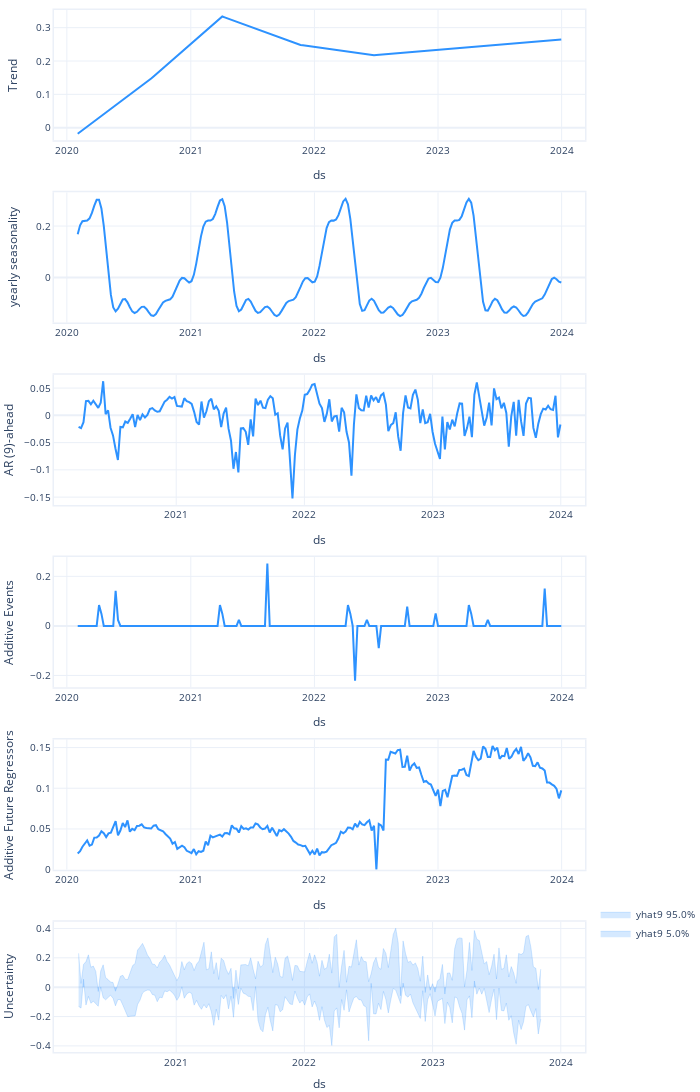

Notebook cell for this chart:
### Code cell
n2_.plot_components(forecast)

### Figure 1 — Plotly figure (JSON) as saved in the notebook; plotly's stock layout.template omitted (floating-point values rounded to 4 significant figures; data arrays with more than 128 entries replaced by an {"elided": "..."} marker saying what was removed)
{"data": [{"line": {"color": "#2d92ff", "width": 2}, "mode": "lines", "name": "Trend", "showlegend": false, "type": "scatter", "x": {"elided": "205 str values"}, "xaxis": "x", "y": {"elided": "205 float values"}, "yaxis": "y"}, {"line": {"color": "#2d92ff", "width": 2}, "mode": "lines", "name": "yearly seasonality", "showlegend": false, "type": "scatter", "x": {"elided": "205 str values"}, "xaxis": "x2", "y": {"elided": "205 float values"}, "yaxis": "y2"}, {"line": {"color": "#2d92ff", "width": 2}, "mode": "lines", "name": "AR (9)-ahead", "showlegend": false, "type": "scatter", "x": {"elided": "197 str values"}, "xaxis": "x3", "y": {"elided": "197 float values"}, "yaxis": "y3"}, {"line": {"color": "#2d92ff", "width": 2}, "mode": "lines", "name": "Additive Events", "showlegend": false, "type": "scatter", "x": {"elided": "205 str values"}, "xaxis": "x4", "y": {"elided": "205 float values"}, "yaxis": "y4"}, {"line": {"color": "#2d92ff", "width": 2}, "mode": "lines", "name": "Additive Future Regressors", "showlegend": false, "type": "scatter", "x": {"elided": "205 str values"}, "xaxis": "x5", "y": {"elided": "205 float values"}, "yaxis": "y5"}, {"fill": "tozeroy", "fillcolor": "rgba(45, 146, 255, 0.2)", "line": {"color": "rgba(45, 146, 255, 0.2)", "width": 1}, "mode": "lines", "name": "yhat9 5.0%", "showlegend": true, "type": "scatter", "x": {"elided": "197 str values"}, "xaxis": "x6", "y": {"elided": "197 float values"}, "yaxis": "y6"}, {"fill": "tozeroy", "fillcolor": "rgba(45, 146, 255, 0.2)", "line": {"color": "rgba(45, 146, 255, 0.2)", "width": 1}, "mode": "lines", "name": "yhat9 95.0%", "showlegend": true, "type": "scatter", "x": {"elided": "197 str values"}, "xaxis": "x6", "y": {"elided": "197 float values"}, "yaxis": "y6"}], "layout": {"autosize": true, "font": {"size": 10}, "height": 1260, "hovermode": "x unified", "legend": {"traceorder": "reversed", "y": 0.1}, "margin": {"b": 0, "l": 0, "pad": 0, "r": 10, "t": 10}, "title": {"font": {"size": 12}}, "width": 700, "xaxis": {"anchor": "y", "domain": [0, 1], "linewidth": 1.5, "mirror": true, "range": ["2019-11-24T00:00:00", "2024-03-10T00:00:00"], "showline": true, "title": {"text": "ds"}, "type": "date"}, "xaxis2": {"anchor": "y2", "domain": [0, 1], "linewidth": 1.5, "mirror": true, "range": ["2019-11-24T00:00:00", "2024-03-10T00:00:00"], "showline": true, "title": {"text": "ds"}, "type": "date"}, "xaxis3": {"anchor": "y3", "domain": [0, 1], "linewidth": 1.5, "mirror": true, "range": ["2020-01-19T00:00:00", "2024-03-10T00:00:00"], "showline": true, "title": {"text": "ds"}, "type": "date"}, "xaxis4": {"anchor": "y4", "domain": [0, 1], "linewidth": 1.5, "mirror": true, "range": ["2019-11-24T00:00:00", "2024-03-10T00:00:00"], "showline": true, "title": {"text": "ds"}, "type": "date"}, "xaxis5": {"anchor": "y5", "domain": [0, 1], "linewidth": 1.5, "mirror": true, "range": ["2019-11-24T00:00:00", "2024-03-10T00:00:00"], "showline": true, "title": {"text": "ds"}, "type": "date"}, "xaxis6": {"anchor": "y6", "domain": [0, 1], "linewidth": 1.5, "mirror": true, "range": ["2020-01-19T00:00:00", "2024-03-10T00:00:00"], "showline": true, "title": {"text": "ds"}, "type": "date"}, "yaxis": {"anchor": "x", "domain": [0.875, 1], "linewidth": 1.5, "mirror": true, "rangemode": "normal", "showline": true, "title": {"text": "Trend"}}, "yaxis2": {"anchor": "x2", "domain": [0.7, 0.825], "linewidth": 1.5, "mirror": true, "rangemode": "tozero", "showline": true, "title": {"text": "yearly seasonality"}}, "yaxis3": {"anchor": "x3", "domain": [0.525, 0.65], "linewidth": 1.5, "mirror": true, "rangemode": "tozero", "showline": true, "title": {"text": "AR (9)-ahead"}}, "yaxis4": {"anchor": "x4", "domain": [0.35, 0.475], "linewidth": 1.5, "mirror": true, "rangemode": "tozero", "showline": true, "title": {"text": "Additive Events"}}, "yaxis5": {"anchor": "x5", "domain": [0.175, 0.3], "linewidth": 1.5, "mirror": true, "rangemode": "tozero", "showline": true, "title": {"text": "Additive Future Regressors"}}, "yaxis6": {"anchor": "x6", "domain": [0, 0.125], "linewidth": 1.5, "mirror": true, "rangemode": "tozero", "showline": true, "title": {"text": "Uncertainty"}}}}
